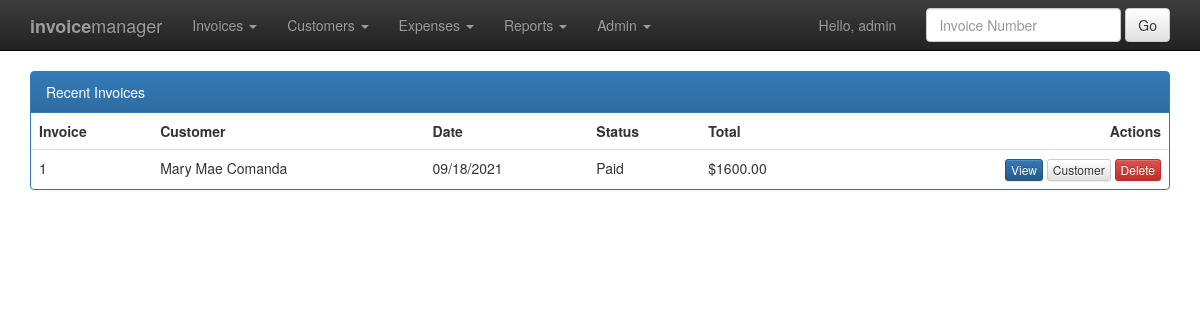
The app's page / (signed in) with its own data.
### invoices/models.py (models this page shows, shortened)
class Invoice(models.Model):
    customer = models.ForeignKey(Customer, on_delete=models.CASCADE)
    date = models.DateField()
    status = models.CharField(max_length=10)
    def total_items(self):
        total = 0
        items = self.invoiceitem_set.all()
        for item in items:
            total += item.cost * item.qty
        return total

class Customer(models.Model):
    name = models.CharField(max_length=256)
    address1 = models.CharField(max_length=256, blank=True)
    address2 = models.CharField(max_length=256, blank=True)
    city = models.CharField(max_length=128, blank=True)
    state = models.CharField(max_length=2, blank=True)
    zip = models.CharField(max_length=12, blank=True)
    email = models.CharField(max_length=256, blank=True)
    def __str__(self):
        return self.name

class InvoiceItem(models.Model):
    invoice = models.ForeignKey(Invoice, on_delete=models.CASCADE)
    name = models.CharField(max_length=128)
    description = models.TextField()
    cost = models.DecimalField(decimal_places=2, max_digits=10)
    qty = models.IntegerField()

### invoices/views/invoices.py (the view)
# urls.py: path('', views.invoices.index, name='index'),
@login_required(login_url='login/')
def index(request):
    invoices = Invoice.objects.order_by('-date')[:25]
    context = {
        'title': 'Recent Invoices',
        'invoice_list': invoices,
    }
    return render(request, 'index.html', context)

### invoices/templates/index.html (shortened to what this page needs)
{% extends 'base.html' %}
{% block content %}
{% if invoice_list %}
<div class="panel panel-primary">
	<div class="panel-heading">{% if title %}{{ title }}{% else %}Invoices{% endif %}</div>
	<table class="table table-hover">
		<tr>
			<th>Invoice</th>
			<th>Customer</th>
			<th>Date</th>
			<th>Status</th>
			<th>Total</th>
			<th class="text-right">Actions</th>
		</tr>
		{% for invoice in invoice_list %}
		<tr>
			<td>{{ invoice.id }}</td>
			<td>{{ invoice.customer }}</td>
			<td>{{ invoice.date|date:"SHORT_DATE_FORMAT" }}</td>
			<td>{{ invoice.status }}</td>
			<td>${{ invoice.total_items }}</td>
			<td class="text-right">
				<a href="{% url 'invoice' invoice.id %}" class="btn btn-xs btn-primary">View</a>
				<a href="{% url 'customer' invoice.customer.id %}" class="btn btn-xs btn-default">Customer</a>
				<button type="button" data-toggle="modal" data-target="#confirmdelete" data-object-name="{{ invoice.id }}" data-delete-url="{% url 'delete_invoice' invoice.id %}" class="btn btn-xs btn-danger">Delete</button>
			</td>
		</tr>
		{% endfor %}
	</table>
</div>
{% else %}
<div class="alert alert-warning">No invoices!</div>
{% endif %}
{% endblock %}

### invoices/templates/base.html (shortened to what this page needs)
{% load static %}
<!DOCTYPE HTML>
<html lang="en">
<head>
	<link rel="stylesheet" type="text/css" href="{% static 'bootstrap/css/bootstrap.min.css' %}">
	<link rel="stylesheet" type="text/css" href="{% static 'bootstrap/css/bootstrap-theme.min.css' %}">
	<link rel="stylesheet" type="text/css" href="{% static 'bootstrap-datepicker/css/bootstrap-datepicker.min.css' %}">
</head>
<body>
	<nav class="navbar navbar-inverse navbar-static-top">
		<div class="container">
			<div class="navbar-header">
				<a class="navbar-brand" href="{% url 'index' %}"><strong>invoice</strong>manager</a>
			</div>
			{% if user.is_authenticated %}
			<div class="collapse navbar-collapse">
				<ul class="nav navbar-nav">
					<li class="dropdown">
						<a href="#" class="dropdown-toggle" data-toggle="dropdown" role="button">Invoices <span class="caret"></span></a>
					</li>
					<li class="dropdown">
						<a href="#" class="dropdown-toggle" data-toggle="dropdown" role="button">Customers <span class="caret"></span></a>
					</li>
					<li class="dropdown">
						<a href="#" class="dropdown-toggle" data-toggle="dropdown" role="button">Expenses <span class="caret"></span></a>
					</li>
					<li class="dropdown">
						<a href="#" class="dropdown-toggle" data-toggle="dropdown" role="button">Reports <span class="caret"></span></a>
					</li>
					<li class="dropdown">
						<a href="#" class="dropdown-toggle" data-toggle="dropdown" role="button">Admin <span class="caret"></span></a>
					</li>
				</ul>
				<form class="navbar-form navbar-right" action="{% url 'search_invoice' %}" method="POST">
					<div class="form-group">
						<input type="text" class="form-control" placeholder="Invoice Number" name="id">
					</div>
					<button type="submit" class="btn btn-default">Go</button>
				</form>
				<ul class="nav navbar-nav navbar-right">
					<li class="dropdown">
						<a href="#" class="dropdown-toggle" data-toggle="dropdown" role="button">Hello, {{ user.username }}</a>
					</li>
				</ul>
			</div>
			{% endif %}
		</div>
	</nav>
	<div class="container">
{% block content %}
{% endblock %}
	</div>
</body>
</html>

### records on screen
Invoice: id "1", customer "Mary Mae Comanda", date "09/18/2021", status "Paid", total_items "1600.00"

### other values on screen
{{ user.username }} "admin"
{{ title }} "Recent Invoices"
